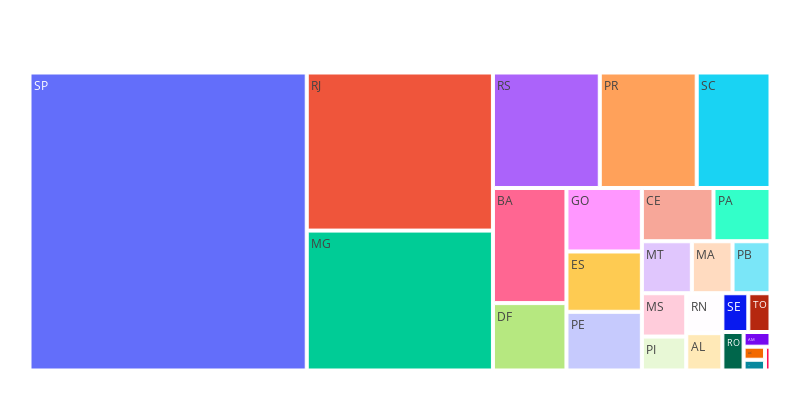

Notebook cell for this chart:
### Code cell
plot_revenue_per_state(revenue_per_state)

### Figure 1 — Plotly figure (JSON) as saved in the notebook; plotly's stock layout.template omitted (floating-point values rounded to 4 significant figures)
{"data": [{"branchvalues": "total", "domain": {"x": [0, 1], "y": [0, 1]}, "hovertemplate": "labels=%{label}<br>Revenue=%{value}<br>parent=%{parent}<br>id=%{id}<extra></extra>", "ids": ["SP", "RJ", "MG", "RS", "PR", "SC", "BA", "DF", "GO", "ES", "PE", "CE", "PA", "MT", "MA", "PB", "MS", "PI", "RN", "AL", "SE", "TO", "RO", "AM", "AC", "AP", "RR"], "labels": ["SP", "RJ", "MG", "RS", "PR", "SC", "BA", "DF", "GO", "ES", "PE", "CE", "PA", "MT", "MA", "PB", "MS", "PI", "RN", "AL", "SE", "TO", "RO", "AM", "AC", "AP", "RR"], "name": "", "parents": ["", "", "", "", "", "", "", "", "", "", "", "", "", "", "", "", "", "", "", "", "", "", "", "", "", "", ""], "type": "treemap", "values": [5770000.0, 2056000.0, 1819000.0, 861800.0, 781900.0, 595200.0, 591300.0, 346100.0, 334300.0, 317700.0, 309100.0, 266500.0, 212000.0, 181400.0, 147800.0, 137800.0, 134400.0, 105300.0, 100700.0, 94200.0, 70290.0, 60010.0, 56980.0, 27600.0, 19590.0, 16140.0, 9040.0]}], "layout": {"height": 400, "legend": {"tracegroupgap": 0}, "margin": {"b": 25, "l": 25, "r": 25, "t": 50}, "width": 800}}
